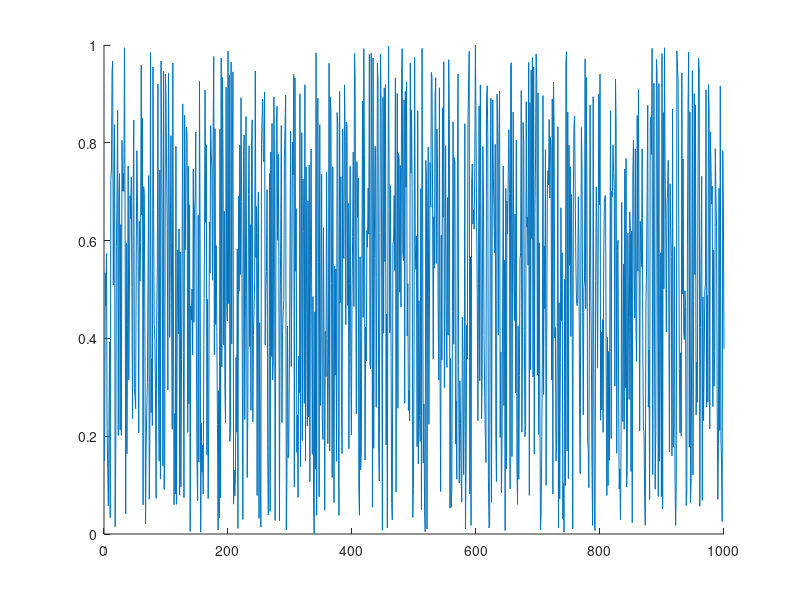

MATLAB code to generate this figure:
%2.e cycyle de traction-compression d'amplitude fixe
% the data
     np=1000; 
% prepare the plot
     x=1:np;
     y=-inf*ones(size(x));
     lh=line(x,y);
     shg;
% Plot data live
for i=1:np
     ix=rem(i-1,np)+1;
     y(ix)=.10*fix(i/np)+rand; % <- new data
     set(lh,'ydata',y);
     pause(.0001); 
end